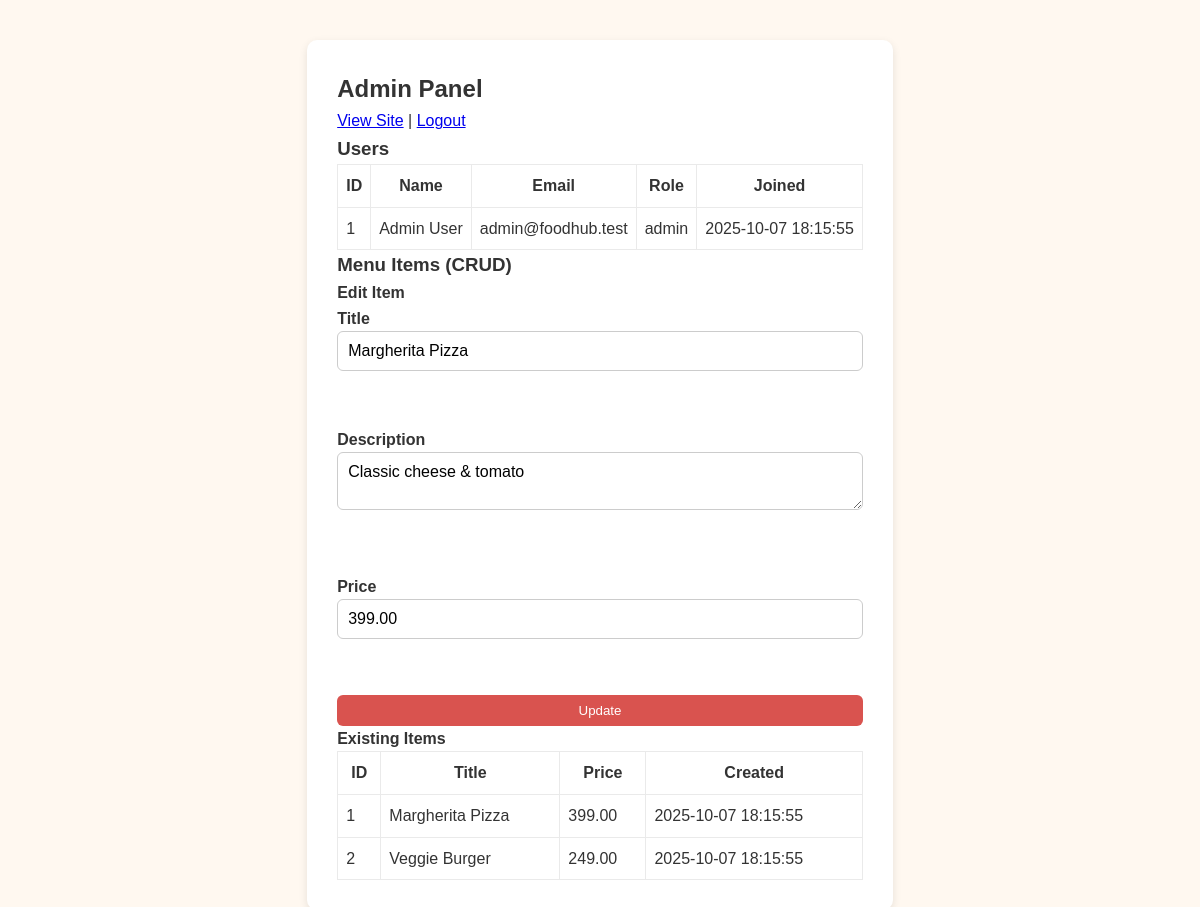
/admin.php?edit=1 (signed in), run on the app's committed database.
### tables this page shows
CREATE TABLE users (
  id INT AUTO_INCREMENT PRIMARY KEY,
  name VARCHAR(100) NOT NULL,
  email VARCHAR(150) NOT NULL UNIQUE,
  password VARCHAR(255) NOT NULL,
  role ENUM('user','admin') DEFAULT 'user',
  created_at TIMESTAMP DEFAULT CURRENT_TIMESTAMP
);

CREATE TABLE menu_items (
  id INT AUTO_INCREMENT PRIMARY KEY,
  title VARCHAR(150) NOT NULL,
  description TEXT,
  price DECIMAL(8,2) NOT NULL,
  image VARCHAR(255),
  created_at TIMESTAMP DEFAULT CURRENT_TIMESTAMP
);

### db.php (called while the page is built, shortened)
<?php
function safeQuery($pdo, $sql, $params = []) {
    $stmt = $pdo->prepare($sql);
    $stmt->execute($params);
    return $stmt;
}

### admin.php (the view, shortened to what this page needs)
<?php
require __DIR__ . '/../config/db.php';
if(isset($_GET['edit'])){
  $id = (int)$_GET['edit'];
  $row = safeQuery($pdo, 'SELECT * FROM menu_items WHERE id = :id', [':id'=>$id])->fetch(PDO::FETCH_ASSOC);
}
$users = safeQuery($pdo, 'SELECT id, name, email, role, created_at FROM users ORDER BY created_at DESC')->fetchAll(PDO::FETCH_ASSOC);
$menu = safeQuery($pdo, 'SELECT * FROM menu_items ORDER BY created_at DESC')->fetchAll(PDO::FETCH_ASSOC);
?>
<!doctype html>
<html><head><meta charset="utf-8"><meta name="viewport" content="width=device-width,initial-scale=1"><title>Admin</title>
<link rel="stylesheet" href="css/style.css"></head>
<body>
<div class="container">
  <h2>Admin Panel</h2>
  <p><a href="/public/menu.php">View Site</a> | <a href="/public/logout.php">Logout</a></p>
  <h3>Users</h3>
  <table class="table"><tr><th>ID</th><th>Name</th><th>Email</th><th>Role</th><th>Joined</th></tr>
  <?php foreach($users as $u) echo '<tr><td>'.$u['id'].'</td><td>'.htmlspecialchars($u['name']).'</td><td>'.htmlspecialchars($u['email']).'</td><td>'.$u['role'].'</td><td>'.$u['created_at'].'</td></tr>'; ?>
  </table>
  <h3>Menu Items (CRUD)</h3>
  <?php if(isset($row)): ?>
    <h4>Edit Item</h4>
    <form method="post" action="/actions/update_event.php">
      <label>Title<br><input name="title" value="<?php echo htmlspecialchars($row['title']); ?>"></label><br>
      <label>Description<br><textarea name="description"><?php echo htmlspecialchars($row['description']); ?></textarea></label><br>
      <label>Price<br><input name="price" value="<?php echo $row['price']; ?>"></label><br>
      <button class="btn" type="submit">Update</button>
    </form>
  <?php endif; ?>
  <h4>Existing Items</h4>
  <table class="table"><tr><th>ID</th><th>Title</th><th>Price</th><th>Created</th></tr>
  <?php foreach($menu as $m) echo '<tr><td>'.$m['id'].'</td><td>'.htmlspecialchars($m['title']).'</td><td>'.$m['price'].'</td><td>'.$m['created_at'].'</td></tr>'; ?>
  </table>
</div>
</body></html>

### style.css (style rules this page uses)
:root { --accent:#d9534f;--muted:#666 }
* { box-sizing:border-box;font-family:Inter,Arial,Helvetica,sans-serif }
body { margin:0;color:#222 }
.container { max-width:1100px;margin:0 auto;padding:16px }
.btn { background:var(--accent);color:#fff;padding:8px 12px;border-radius:6px;text-decoration:none }
.table { width:100%;border-collapse:collapse }
.table th,.table td { padding:8px;border:1px solid #eaeaea }
* { margin: 0; padding: 0; box-sizing: border-box; font-family: "Poppins", sans-serif; }
body { background-color: #fff8f0; color: #333; line-height: 1.6; display: flex; flex-direction: column; min-height: 100vh; }
.container { flex: 1; max-width: 1000px; margin: 40px auto; background: white; padding: 30px; border-radius: 10px; box-shadow: 0 3px 8px rgba(0, 0, 0, 0.1); }
button, input[type="submit"] { background: #ff6347; color: white; border: none; padding: 10px 20px; border-radius: 6px; cursor: pointer; transition: background 0.3s; }
form { display: flex; flex-direction: column; gap: 15px; }
input, textarea, select { padding: 10px; border-radius: 6px; border: 1px solid #ccc; font-size: 1em; width: 100%; }
label { font-weight: bold; }

### data on the page
users: id "1", name "Admin User", email "admin@foodhub.test", role "admin", created_at "2025-10-07 18:15:55"
menu_items: title "Margherita Pizza", description "Classic cheese & tomato", price "399.00", id "1", created_at "2025-10-07 18:15:55"
menu_items: id "2", title "Veggie Burger", price "249.00", created_at "2025-10-07 18:15:55"
